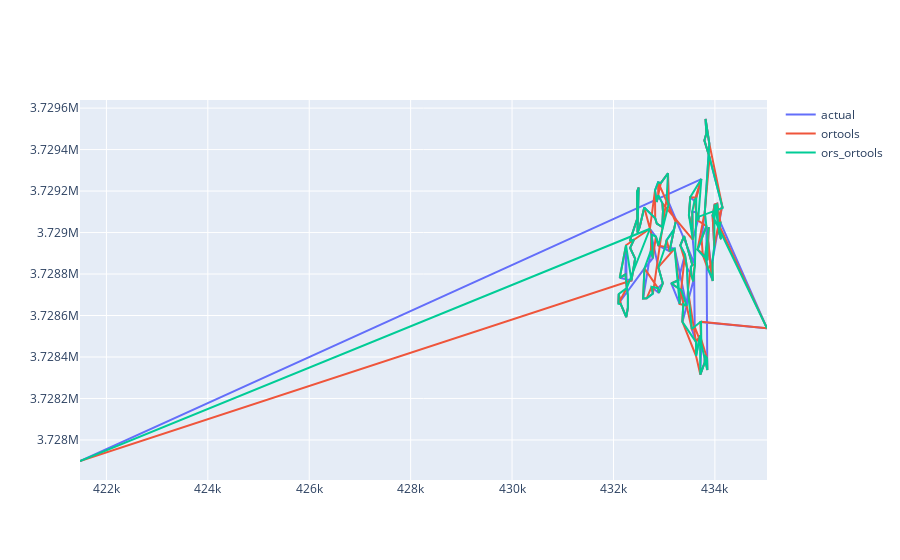

The notebook cell this image was saved under:
### Code cell
fig = go.Figure(data=[
    go.Scatter(x=sequence_df.actual_utm_x, y=sequence_df.actual_utm_y, mode='lines', name="actual"),
    go.Scatter(x=sequence_df.ortools_utm_x, y=sequence_df.ortools_utm_y, mode='lines', name='ortools'),
    go.Scatter(x=sequence_df.ors_ortools_utm_x, y=sequence_df.ors_ortools_utm_y, mode='lines', name='ors_ortools')
    ]
)

fig.show()

### Figure 1 — Plotly figure (JSON) as saved in the notebook; plotly's stock layout.template omitted (floating-point values rounded to 4 significant figures; data arrays with more than 128 entries replaced by an {"elided": "..."} marker saying what was removed)
{"data": [{"mode": "lines", "name": "actual", "type": "scatter", "x": {"elided": "129 float values"}, "y": {"elided": "129 float values"}}, {"mode": "lines", "name": "ortools", "type": "scatter", "x": {"elided": "129 float values"}, "y": {"elided": "129 float values"}}, {"mode": "lines", "name": "ors_ortools", "type": "scatter", "x": {"elided": "129 float values"}, "y": {"elided": "129 float values"}}], "layout": {}}
